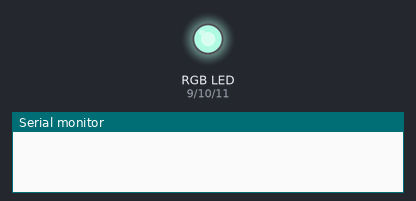
Bench run of a sketch on a simulated Arduino Uno, built with avr-gcc and run on an emulated ATmega328P. On the bench: an RGB LED mixed from three pins (HIGH = lit), the last lines printed to the serial monitor. Dim RGB values are drawn brighter than linear; random numbers use the default seed unless the sketch sets one.

Above: at 0.1 s.
At 5.1 s:
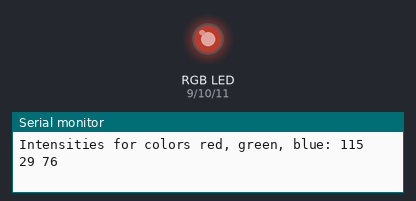
At 9.1 s:
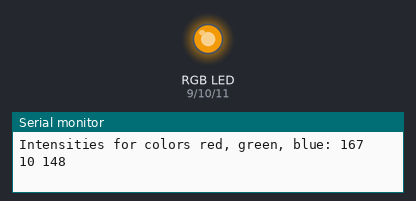
At 19.1 s:
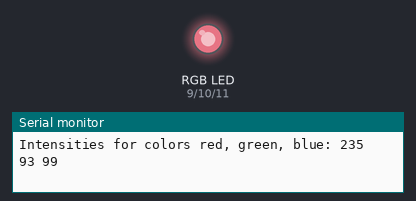
At 29.1 s:
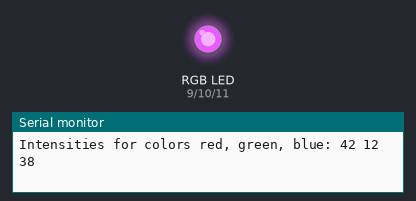
At 38.1 s:
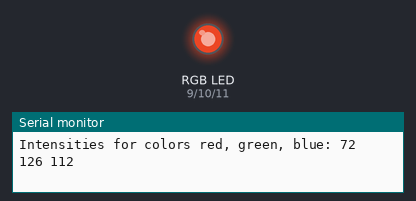
Timing chart, 0 to 40.0 s (numbered marks = the images above):
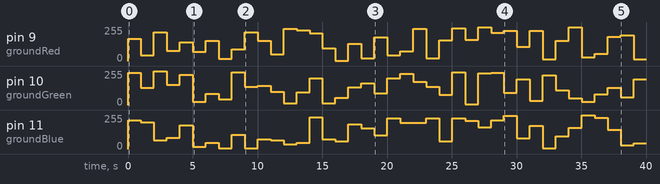

The sketch:

rgbCommonAnodeRandomColorTest.ino
```cpp
/* RGB LED with common Anode connected to permanent 5V pin.
 * All three ground legs are connected through separate 10K Ohm resistor each
 * which are then connected to analog pins used as grounds which we have, so to speak, open or close
 * to the various extent by applying voltage back-pressure*/
int delayTime = 1000;
int maxIntensity = 0;//because ground is fully open when there is no voltage backpressure
int minIntensity = 255;//because ground is fully closed when there is maximum voltage backpressure


int groundRed = 9;
int intensityRed;

int groundGreen = 10;
int intensityGreen;

int groundBlue = 11;
int intensityBlue;

void setRandomIntensities() {
  intensityRed = random(maxIntensity, minIntensity + 1);
  intensityGreen = random(maxIntensity, minIntensity + 1);
  intensityBlue = random(maxIntensity, minIntensity + 1);
}

void setup() {
  // put your setup code here, to run once:
  pinMode(groundRed, OUTPUT);
  pinMode(groundGreen, OUTPUT);
  pinMode(groundBlue, OUTPUT);
  Serial.begin(9600);
}

void loop() {
  // put your main code here, to run repeatedly:

  setRandomIntensities();

  analogWrite(groundRed, intensityRed);
  analogWrite(groundGreen, intensityGreen);
  analogWrite(groundBlue, intensityBlue);

  delay(delayTime);


  Serial.println("Intensities for colors red, green, blue: " + String(minIntensity - intensityRed) +
                  " " + String(minIntensity - intensityGreen) + " " + String(minIntensity - intensityBlue));

}
```

Measured:
- by itself, pin 9 (groundRed): 0/255 → 167/255 at 0.00 s, → 42/255 1.0 s later, → 216/255 1.0 s later, → 77/255 1.0 s later, … (40 changes in this stretch)
- by itself, pin 11 (groundBlue): 0/255 → 217/255 at 0.00 s, → 200/255 1.0 s later, → 67/255 1.0 s later, → 85/255 1.0 s later, … (40 changes in this stretch)
